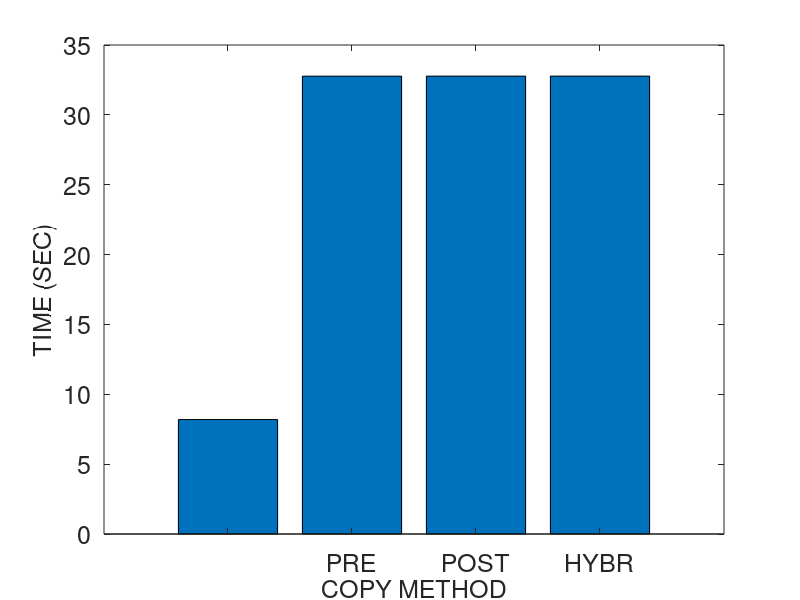
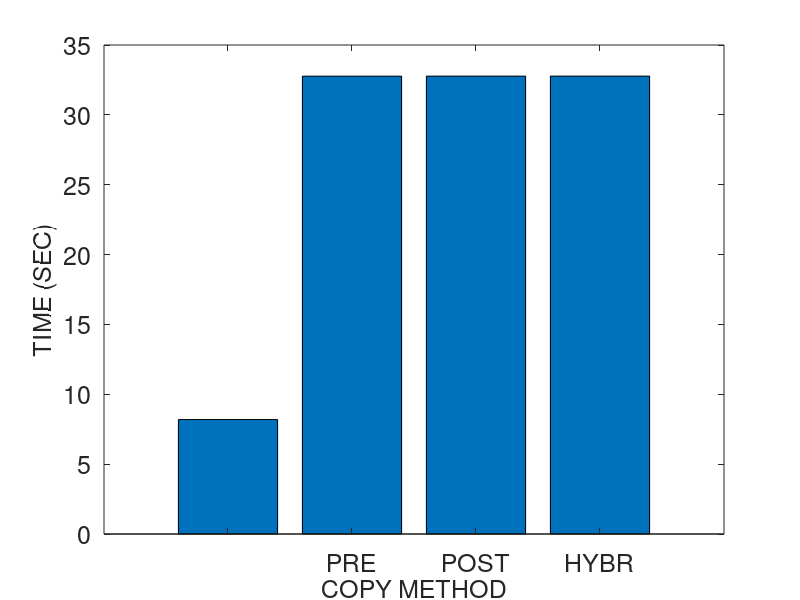
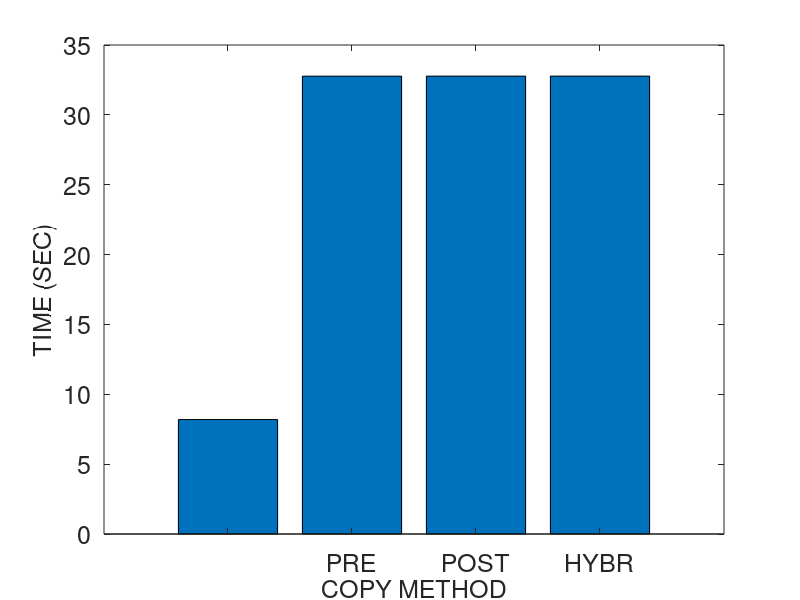
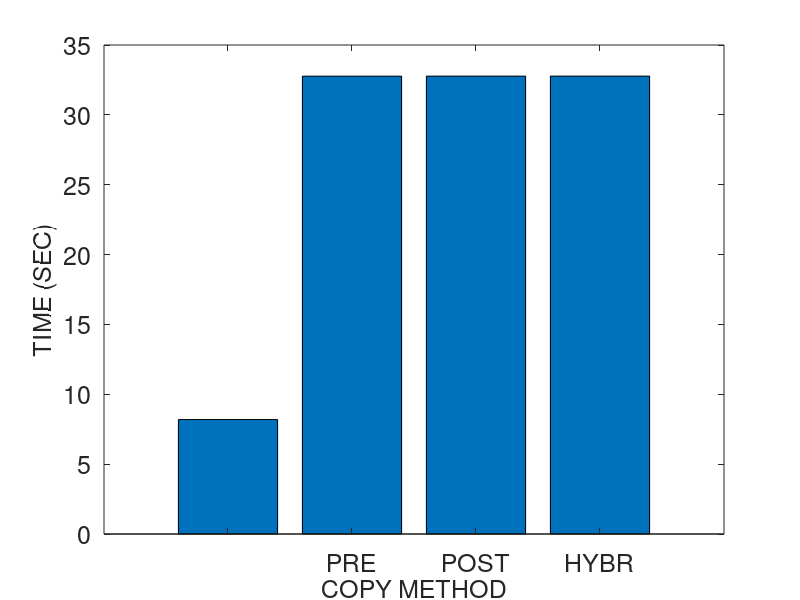

MATLAB code to generate these figures, in order:
% basic hybrid copy migration
% memory size in MB
r = 4096
r *= 1024 % convert to KB

% page dirty rate in percent (%): against to total memory pages
readrate = 50
prefix = strcat ("M4G_R", num2str(readrate))
readrate /= 100

dirtyrate = 0 
prefix = strcat (prefix, "_W", num2str(dirtyrate))
dirtyrate /= 100

run = 1

pagesize = 4 % in KB
numpages = r / pagesize

% delta compression rate
comp = 0.5 

% amount of CPU and device states in KB 
scinfo = 100

% working set size in number of pages
wss = numpages * 0.25

% 0: zero, 1: read, 2: dirtied, 3: inactive data
mem = zeros(1, numpages);

% prediction accuracy 0 through 1
acc = 1
%acc = 0

run = 1

prefix = strcat (prefix, "_acc", num2str(acc), "_r", num2str(run))

% bandwidth in gbps
b = 1000 
b = b * 1024/8 % convert to KB

fontsize = 18
%fontsize = 20

totaltime = 0;
downtime = 0;
totaldata = 0;

A = zeros(4, 3);

%%%%%%%%%%%%%%%%%%%%%%%%%%%%%%
% precopy migration
%%%%%%%%%%%%%%%%%%%%%%%%%%%%%%
fprintf('\n')
disp('==================== Precopy migration ====================')
% iterations
present = numpages
iter = 0
while present > 50 && iter < 29 && totaldata < 4*r
	pretime = present / b
	totaltime += pretime
	totaldata += present
	present = numpages * dirtyrate
	%dirts = wss * dirtyrate
	iter += 1
end

% stop-and-copy phase
% stop conditions: 29 iterations, 50 pages, 4 memory size sent
scsent = scinfo + present * pagesize
downtime = scsent / b
totaltime += downtime
totaldata += scsent

% network fault rate
NFR = 0

A (1, 1) = totaltime;
A (1, 2) = downtime;
A (1, 3) = totaldata;

%%%%%%%%%%%%%%%%%%%%%%%%%%%%%%
% postcopy migration
%%%%%%%%%%%%%%%%%%%%%%%%%%%%%%
fprintf('\n')
disp('===================== Postcopy migration ======================')
totaltime = 0;
downtime = 0;
totaldata = 0;

% stop-and-copy phase
scsent = scinfo
downtime = scsent / b
totaltime += downtime
totaldata += scsent

% prepaging (bubbling) and on-demand paging
postsent = r
posttime = postsent/b
totaltime += posttime
totaldata += postsent
% network fault rate
NFR = 0.2

A (2, 1) = totaltime;
A (2, 2) = downtime;
A (2, 3) = totaldata;

%%%%%%%%%%%%%%%%%%%%%%%%%%%%%%
% hybrid copy migration
%%%%%%%%%%%%%%%%%%%%%%%%%%%%%%
fprintf('\n')
disp('==================== Hybrid copy migration ====================')
totaltime = 0;
downtime = 0;
totaldata = 0;

% precopy phase: single iteration
present = r
pretime = present / b
totaltime += pretime
totaldata += present

% stop-and-copy phase
bitmapsize = 500 % KB
scsent = scinfo + bitmapsize
downtime = scsent / b
totaltime += downtime
totaldata += scsent

% postcopy phase: prepaging (bubbling) and on-demand paging
%dirts = wss * dirtyrate
dirts = numpages * dirtyrate
postsent = dirts * pagesize
posttime = postsent/b
totaltime += posttime
totaldata += postsent
% network fault rate
NFR = 0.2

A (3, 1) = totaltime;
A (3, 2) = downtime;
A (3, 3) = totaldata;

%%%%%%%%%%%%%%%%%%%%%%%%%%%%%%
% proactive hybrid copy migration
%%%%%%%%%%%%%%%%%%%%%%%%%%%%%%
%disp(char(10))
fprintf('\n')
disp('=============== Proactive hybrid copy migration ================')
totaltime = 0;
downtime = 0;
totaldata = 0;

% precopy phase
% LRU, PFR

% scan the dirtied pages
% for dirtied pages
% 	mark dirtied (1)
% 	mem(random (1, wss * 0.1))	
randperm(int64(wss * 0.1));
% for read pages
% 	mark read (2)
% 	mem (random (wss * 0.1, wss * 0.2))

% for pages
% 	predict read/write

% send the pages most likely to be read and least likely to be dirtied
% do not send the pages most likely to be dirtied
% construct queue with the order of p1/p2
%reads = numpages * 0.4 
% total read rate = wss * read_rate = 0.25 * 0.16 = 0.04 (4%)
%read_rate = 0.16
%read_rate = 0.04 % 4% of total memory
% total write rate = wss * write_rate = 0.25 * 0.16 = 0.04 (4%)
%write_rate = 0.16
%write_rate = 0.04 % 4% of total memory
% simple case: readonly pages (RO) - zero dirtied pages 
%RO = 0.3
pred_pages = numpages * readrate * acc

% LRU
% for LRU queue
% 	mark sent
%	insert the pages into cache and perform delta compression

present = pred_pages * pagesize
pretime = present/b
totaltime += pretime
totaldata += present

% stop-and-copy phase
% send the CPU and device states
bitmapsize = 500 % KB
scsent = scinfo + bitmapsize
downtime = scsent/b
totaltime += downtime
totaldata += scsent

% postcopy phase
postsent = (numpages - pred_pages) * pagesize

% exclude the predicted dirtied pages 
pred_dirts = numpages * dirtyrate * acc
postsent = (numpages - pred_pages - pred_dirts) * pagesize
posttime = postsent/b
totaltime += posttime
totaldata += postsent

% network fault rate
NFR = 0.2

A (4, 1) = totaltime;
A (4, 2) = downtime;
A (4, 3) = totaldata

%%%%%%%%%%%%%%%%%%%%%%%%%%%%%%%%%%%%%%%%%%%%%%%%%%%%%%%
%                     plotting
% precopy
% postcopy
% hybrid
% pro-hybrid
%%%%%%%%%%%%%%%%%%%%%%%%%%%%%%%%%%%%%%%%%%%%%%%%%%%%%%%

%prefix = "M4G_R14W14_acc100_r1"
%prefix = strcat ("M4G_R", readrate, "W", dirtyrate, "acc", acc, "r", run)
%prefix = strcat (prefix, "W")
%prefix = strcat (prefix, dirtyrate)

dlmwrite (prefix, A, ' ')

%%%%%%%%%%%%%%%%%%%% total time %%%%%%%%%%%%%%%%%%%%%%
figure;
output = strcat(prefix, ".tt");
%output = prefix
x = ['PRECOPY', 'POSTCOPY', 'HYBRID', 'PRO-HYBRID'];
x = {'', 'PRE', 'POST', 'HYBR', 'PROH', ''};
x = {'', 'PRE', 'POST', 'HYBR', 'PROH'};
%x = 1:1:length(A);
%plot(x, A(:,2)/1000000, x, A(:,3)/1000000, '-.*');
%plot(A(:,2));

%xtics = 1:4:16
%bar(xtics, A(:,1))
bar(A(:,1))
set(gca, 'XTickLabel', x, 'FontSize', fontsize)
xlabel('COPY METHOD', 'FontSize', fontsize);
ylabel('TIME (SEC)', 'FontSize', fontsize);
%legend('PRECOPY', 'POSTCOPY', 'HYBRID', 'PRO-HYBRID');
%bar(x, A(:,1))

saveas (1, strcat(output, ".png"));
saveas (1, strcat(output, ".eps"));
saveas (1, strcat(output, ".emf"));

%%%%%%%%%%%%%%%%%%%% downtime %%%%%%%%%%%%%%%%%%%%%%
figure;
output = strcat(prefix, ".dt");

bar(A(:,2))
set(gca, 'XTickLabel', x, 'FontSize', fontsize)
xlabel('COPY METHOD', 'FontSize', fontsize);
ylabel('TIME (SEC)', 'FontSize', fontsize);

saveas (1, strcat(output, ".png"));
saveas (1, strcat(output, ".eps"));
saveas (1, strcat(output, ".emf"));

%%%%%%%%%%%%%%%%%%%% total data %%%%%%%%%%%%%%%%%%%%%%
figure;
output = strcat(prefix, ".td");

bar(A(:,3))
set(gca, 'XTickLabel', x, 'FontSize', fontsize)
xlabel('COPY METHOD', 'FontSize', fontsize);
ylabel('SIZE (KB)', 'FontSize', fontsize);

saveas (1, strcat(output, ".png"));
saveas (1, strcat(output, ".eps"));
saveas (1, strcat(output, ".emf"));
